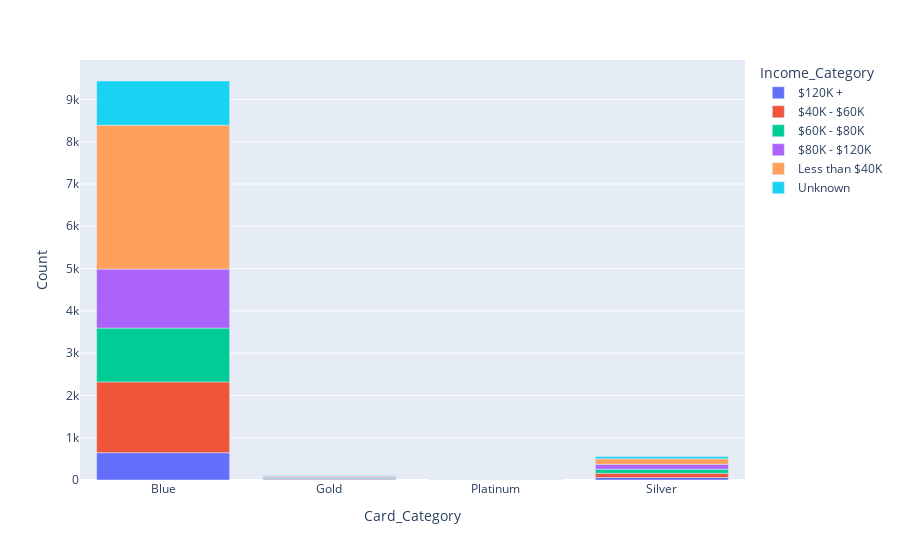

The code cell stored with this chart in its notebook:
### Code cell
table = pd.pivot_table(data= df, values= 'CLIENTNUM', index= ['Card_Category', 'Income_Category'], aggfunc= 'count')
table.reset_index(inplace= True)
table.columns = ['Card_Category', 'Income_Category', 'Count']


import plotly.express as px

fig = px.bar(table, x= "Card_Category", y= "Count", color="Income_Category")
fig.show()

### Figure 1 — Plotly figure (JSON) as saved in the notebook; plotly's stock layout.template omitted (floating-point values rounded to 4 significant figures)
{"data": [{"alignmentgroup": "True", "hovertemplate": "Income_Category=$120K +<br>Card_Category=%{x}<br>Count=%{y}<extra></extra>", "legendgroup": "$120K +", "marker": {"color": "#636efa", "pattern": {"shape": ""}}, "name": "$120K +", "offsetgroup": "$120K +", "orientation": "v", "showlegend": true, "textposition": "auto", "type": "bar", "x": ["Blue", "Gold", "Platinum", "Silver"], "xaxis": "x", "y": [645, 18, 4, 60], "yaxis": "y"}, {"alignmentgroup": "True", "hovertemplate": "Income_Category=$40K - $60K<br>Card_Category=%{x}<br>Count=%{y}<extra></extra>", "legendgroup": "$40K - $60K", "marker": {"color": "#EF553B", "pattern": {"shape": ""}}, "name": "$40K - $60K", "offsetgroup": "$40K - $60K", "orientation": "v", "showlegend": true, "textposition": "auto", "type": "bar", "x": ["Blue", "Gold", "Platinum", "Silver"], "xaxis": "x", "y": [1675, 15, 1, 99], "yaxis": "y"}, {"alignmentgroup": "True", "hovertemplate": "Income_Category=$60K - $80K<br>Card_Category=%{x}<br>Count=%{y}<extra></extra>", "legendgroup": "$60K - $80K", "marker": {"color": "#00cc96", "pattern": {"shape": ""}}, "name": "$60K - $80K", "offsetgroup": "$60K - $80K", "orientation": "v", "showlegend": true, "textposition": "auto", "type": "bar", "x": ["Blue", "Gold", "Platinum", "Silver"], "xaxis": "x", "y": [1273, 29, 4, 96], "yaxis": "y"}, {"alignmentgroup": "True", "hovertemplate": "Income_Category=$80K - $120K<br>Card_Category=%{x}<br>Count=%{y}<extra></extra>", "legendgroup": "$80K - $120K", "marker": {"color": "#ab63fa", "pattern": {"shape": ""}}, "name": "$80K - $120K", "offsetgroup": "$80K - $120K", "orientation": "v", "showlegend": true, "textposition": "auto", "type": "bar", "x": ["Blue", "Gold", "Platinum", "Silver"], "xaxis": "x", "y": [1395, 21, 2, 117], "yaxis": "y"}, {"alignmentgroup": "True", "hovertemplate": "Income_Category=Less than $40K<br>Card_Category=%{x}<br>Count=%{y}<extra></extra>", "legendgroup": "Less than $40K", "marker": {"color": "#FFA15A", "pattern": {"shape": ""}}, "name": "Less than $40K", "offsetgroup": "Less than $40K", "orientation": "v", "showlegend": true, "textposition": "auto", "type": "bar", "x": ["Blue", "Gold", "Platinum", "Silver"], "xaxis": "x", "y": [3403, 24, 4, 130], "yaxis": "y"}, {"alignmentgroup": "True", "hovertemplate": "Income_Category=Unknown<br>Card_Category=%{x}<br>Count=%{y}<extra></extra>", "legendgroup": "Unknown", "marker": {"color": "#19d3f3", "pattern": {"shape": ""}}, "name": "Unknown", "offsetgroup": "Unknown", "orientation": "v", "showlegend": true, "textposition": "auto", "type": "bar", "x": ["Blue", "Gold", "Platinum", "Silver"], "xaxis": "x", "y": [1045, 9, 5, 53], "yaxis": "y"}], "layout": {"barmode": "relative", "legend": {"title": {"text": "Income_Category"}, "tracegroupgap": 0}, "margin": {"t": 60}, "xaxis": {"anchor": "y", "domain": [0, 1], "title": {"text": "Card_Category"}}, "yaxis": {"anchor": "x", "domain": [0, 1], "title": {"text": "Count"}}}}
